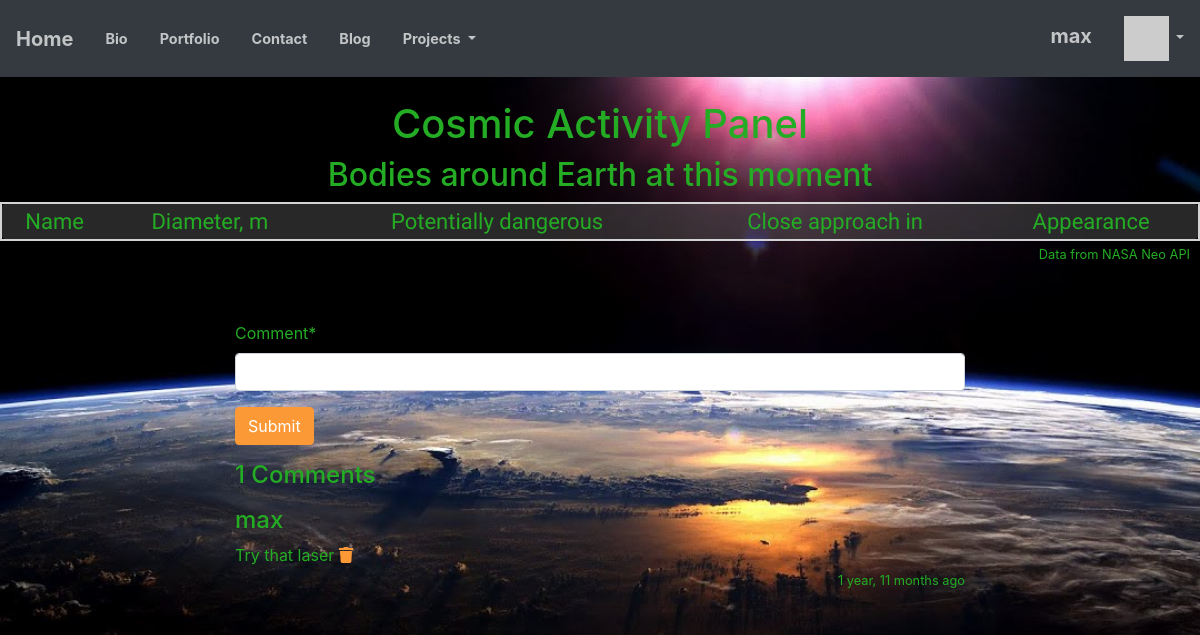
The page /panel/ (signed in) on the database its author committed.
### cosmic/models.py (models this page shows, shortened)
class PanelComment(models.Model) :
    text = models.TextField(
        validators=[MinLengthValidator(3, "Comment must be greater than 3 characters")]
    )
    owner = models.ForeignKey(settings.AUTH_USER_MODEL, on_delete=models.CASCADE)
    created_at = models.DateTimeField(auto_now_add=True)
    updated_at = models.DateTimeField(auto_now=True)

### cosmic/views.py (the view)
# urls.py: path('', views.PanelView.as_view(), name='panel'),
class PanelView(View):
    def get(self, response):
        comments = PanelComment.objects.all().order_by('-updated_at')
        comment_form = CommentForm()
        context = {
        'comments': comments,
        'n': len(comments),
        'comment_form': comment_form
        }
        return render(response, 'cosmic/index.html', context)

### projects/forms.py
class CommentForm(forms.Form):
    comment = forms.CharField(required=True, max_length=500, min_length=3, strip=True)

### home/context_processors.py (called while the page is built)
def settings(request):
    return {
        'settings': django_settings,
    }

### home/templatetags/app_tags.py (called while the page is built)
@register.filter(name='gravatar')
def gravatar(user, size=35):
    email = str(user.email.strip().lower()).encode('utf-8')
    email_hash = md5(email).hexdigest()
    url = "//www.gravatar.com/avatar/{0}?s={1}&d=identicon&r=PG"
    return url.format(email_hash, size)

### home/templates/cosmic/index.html (shortened to what this page needs)
{% extends "base_menu.html" %}
{% load humanize %}
{% load static %}
{% block head %}
<link rel="stylesheet" href="{% static 'css/panel.css' %}">
{% endblock %}
{% block content %}
<div class="main">
    <h1>Cosmic Activity Panel</h1>
    <h2>Bodies around Earth at this moment</h2>
    <table id="content">
        <tr>
            <th>Name</th>
            <th>Diameter, m</th>
            <th>Potentially dangerous</th>
            <th>Close approach in</th>
            <th>Appearance</th>
            <th></th>
        </tr>
    </table>
</div>
<p id="bottom-text"><small>Data from NASA Neo API</small></p>
<div class="container">
    <div class="row">
        <div class="col"></div>
            <div class="col-md-12 col-lg-8">
                <div class="comments">
                    {% if user.is_authenticated %}
                        <br clear="all"/>
                        <p>
                            {% load crispy_forms_tags %}
                            <form method="post" action="{% url 'cosmic:panel_comment_create' %}">
                                {{ comment_form|crispy }}
                                <input class="btn btn-primary" type="submit" value="Submit">
                            </form>
                        </p>
                    {% else %}
                        <h4 class="text-right"><a class="badge badge-primary" href="../accounts/login?next={% url 'cosmic:panel' %}">Login</a> to comment</h4>
                    {% endif %}
                    <div class="page-header">
                        <h4>{{ n }} Comments</h4>
                    </div>
                    {% for comment in comments %}
                        <p>
                            <h4 class="media-heading user_name">{{ comment.owner }}</h4>
                            <div class ="text">
                                {{ comment.text }}
                                {% if user == comment.owner %}
                                <a href="{% url 'cosmic:panel_comment_delete' comment.id %}"><i class="fa fa-trash"></i></a>
                                {% endif %}
                            </div>
                            <p class="text-right"><small>{{ comment.updated_at|naturaltime }}</small></p>
                        </p>
                        <hr/>
                    {% endfor %}
                    </div>
                </div>
        <div class="col"></div>
    </div>
</div>
{% endblock %}

### home/templates/base_menu.html (shortened to what this page needs)
{% extends "base_bootstrap.html" %}
{% block navbar %}
{% load app_tags %}
<nav class="navbar navbar-expand-lg navbar-dark bg-dark fixed-top py-3" id="mainNav">
    <a class="navbar-brand" href="/">Home</a>
  <div class="collapse navbar-collapse" id="navbarSupportedContent">
    <ul class="navbar-nav mr-auto">
        <li class="nav-item"><a class="nav-link js-scroll-trigger" href="/#about">Bio</a></li>
        <li class="nav-item"><a class="nav-link js-scroll-trigger" href="/#portfolio">Portfolio</a></li>
        <li class="nav-item"><a class="nav-link js-scroll-trigger" href="/#contact">Contact</a></li>
        <li class="nav-item"><a class="nav-link js-scroll-trigger" href="/blog">Blog</a></li>
        <li class="nav-item dropdown">
            <a class="nav-link dropdown-toggle" href="#" id="navbarDropdown" role="button" data-toggle="dropdown" aria-haspopup="true" aria-expanded="false">
              Projects
            </a>
        </li>
    </ul>
    <ul class="navbar-nav">
        {% if user.is_authenticated %}
        <li class="nav-item">
            <a class="navbar-brand">{{ user }}</a>
        </li>
        <li class="nav-item dropdown">
            <a class="nav-link dropdown-toggle" href="#" role="button" data-toggle="dropdown" aria-haspopup="true" aria-expanded="false">
                <img style="width: 45px;" src="{{ user|gravatar }}"/>
            </a>
      </li>
        {% endif %}
    </ul>
  </div>
</nav>
{% endblock %}

### staticfiles/css/panel.css (style rules this page uses)
table { border: solid 2px lightgrey; width: 100%; margin: auto; text-align: center; font-family: 'Orbitron', sans-serif; color: rgb(36, 173, 36); background-color: rgba(100, 100, 100, 0.4); font-weight: 500; border-radius: 10px; }
table th { font-size: 22px; font-weight: 450; }
.main { text-align: center; }
#bottom-text { text-align: right; margin-right: 10px; }
body { background: linear-gradient(to bottom, rgba(92, 77, 66, 0) 0%, rgba(92, 77, 66, 00) 100%), url("../assets/img/background.jpg"); background-color: #000; background-position: 0 70px; background-repeat: no-repeat; background-attachment: scroll; background-size: cover; color: rgb(36, 173, 36); }

### home/templates/base_bootstrap.html (style rules this page uses)
.main { position: relative; top:100px; margin-bottom: 100px; }

### rows shown on the page
PanelComment: owner "max", text "Try that laser", updated_at "1 year, 11 months ago"

### other values the page prints
{{ user }} "max"
{{ n }} "1"
